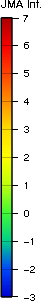
#> input picture PythonScript/jma-scale.png, 55 x 301 px
$ jupyter execute --allow-errors poly-fit.ipynb
#> lines starting #> are read from the running program, lines starting #| are printed output that depends on the picture
# Polynomial fitting for $f: [0, 1] \to \mathcal{C}$

[cell 1]
from PIL import Image, PyAccess # for image reading
import matplotlib.pyplot as plt # to plot graphs
from scipy import optimize # to do fitting

plt.rcParams['text.usetex'] = True # LaTeX in plots
plt.rcParams['mathtext.fontset'] = 'stix'
plt.rcParams['font.family'] = 'STIXGeneral'

## Plot $C = (H, S, V)$

[cell 2]
orig_img_path: str = 'jma-scale.png'
orig_img: Image.Image = Image.open(orig_img_path) # read original image
#> orig_img is the input picture: PIL image 55x301 P; mean R, G, B, A 81.9, 111.1, 69.5, 61.2

orig_img_hsv: Image.Image = orig_img.convert('HSV') # convert to HSV colour format
#> orig_img_hsv: PIL image 55x301 HSV; mean H, S, V 82, 111, 69.5, 255

img_width: int
img_height: int
img_width, img_height = orig_img.size # get size of image
#> img_width = 55; img_height = 301

img_width, img_height
#> Out = (55, 301)

[cell 3]
# read the (H, S, V) in a fixed column

column: int = 5
hsv_list: list[tuple[int, int, int]] = [(orig_img_hsv.getpixel((column, y))) for y in range(img_height)] # type: ignore
#> hsv_list = 301 items, first 6: (0, 0, 0), (0, 0, 0), (0, 0, 0), (0, 0, 0), (0, 0, 0), (0, 0, 0)

hsv_list
#> Out has the same summary as hsv_list

### Plot $f_H, f_S, f_V$ against $r$

[cell 4]
r_list: list[int] = list(range(img_height))
#> r_list = 301 values from 0 to 300

# split up list into separate lists

hsv_h_list: list[int] = [c[0] for c in hsv_list]
#> hsv_h_list = 301 values, max 169 at index 295, min 0 at index 0, mean 59.97
hsv_s_list: list[int] = [c[1] for c in hsv_list]
#> hsv_s_list = 301 values, max 255 at index 18, min 0 at index 0, mean 233.5
hsv_v_list: list[int] = [c[2] for c in hsv_list]
#> hsv_v_list = 301 values, max 255 at index 72, min 0 at index 0, mean 223.8

[cell 5]
# setup options for plotting graphs

marker_size: int = 15
marker_char: str = 'x'
line_width: float = 0.3

fig_size: tuple[int, int] = (10, 5)

h_colour: str = 'turquoise'
s_colour: str = 'gold'
v_colour: str = 'gray'

h_label: str = 'Hue $H$'
s_label: str = 'Saturation $S$'
v_label: str = 'Value $V$'

[cell 6]
def init_plt(xlabel: str, ylabel: str, title: str) -> None:
    plt.figure(figsize = fig_size)
    plt.xlabel(xlabel)
    plt.ylabel(ylabel)
    plt.title(title)
    plt.grid(True)
    plt.tight_layout()

#> (a cell that did not finish here is left out)

[cell 8]
plt.close()

### Plot $f_H, f_S, f_V$ against $h$

[cell 9]
# setup the initial values for h and r

h_0 = 18
h_1 = 296 + 1
r_len = h_1 - h_0

def r_to_h(r: int) -> float:
    return 1 - ((r - h_0) / (r_len - 1))

h_list: list[float] = [r_to_h(r) for r in r_list] # convert list of r to list of h

h_r_list: list[float] = h_list[h_0:h_1] # extract the values of h within range

hsv_h_r_list: list[int] = hsv_h_list[h_0:h_1] # extract the values of (H, S, V) within range
#> hsv_h_r_list = 279 values, max 169 at index 277, min 0 at index 0, mean 60.5
hsv_s_r_list: list[int] = hsv_s_list[h_0:h_1]
#> hsv_s_r_list = 279 values, max 255 at index 0, min 195 at index 196, mean 247.6
hsv_v_r_list: list[int] = hsv_v_list[h_0:h_1]
#> hsv_v_r_list = 279 values, max 255 at index 54, min 41 at index 278, mean 236

h_r_list

#> (a cell that did not finish here is left out)


plt.scatter(h_r_list, hsv_h_r_list, label=h_label, color=h_colour, s=marker_size, marker=marker_char, linewidth=line_width)
plt.scatter(h_r_list, hsv_s_r_list, label=s_label, color=s_colour, s=marker_size, marker=marker_char, linewidth=line_width)
plt.scatter(h_r_list, hsv_v_r_list, label=v_label, color=v_colour, s=marker_size, marker=marker_char, linewidth=line_width)

plt.legend()

plt.savefig('hsv-against-h.png')

[cell 11]
plt.close()

## Regression

### Prepare Lists to do Regression

[cell 12]
# normalise values of h, s, v to our desired values

hsv_h_n_list: list[float] = [hsv_h_r_list[i] / 255 * 360 for i in range(279)]
#> hsv_h_n_list = 279 values, max 238.6 at index 277, min 0 at index 0, mean 85.41
hsv_s_n_list: list[float] = [hsv_s_r_list[i] / 255 * 1 for i in range(279)]
#> hsv_s_n_list = 279 values, max 1 at index 0, min 0.765 at index 196, mean 0.971
hsv_v_n_list: list[float] = [hsv_v_r_list[i] / 255 * 1 for i in range(279)]
#> hsv_v_n_list = 279 values, max 1 at index 54, min 0.161 at index 278, mean 0.926

### Regression on $f_H$

[cell 13]
# define f_H with unkwnown parameters y_1, y_2 which operates on a list

def f_h_params(xl: list[float], y_1: float, y_2: float) -> list[float]:
#> called with xl = array of shape (279,), y_1 = 0, y_2 = 0
    yl: list[float] = [0 for _ in xl]
    for i, x in enumerate(xl):
        if 0 <= x <= 0.1:
            yl[i] =  -150 * x + 237
        elif 0.1 <= x <= 0.6:
            yl[i] = (
                ((222  * (x - 0.3) * (x - 0.4) * (x - 0.6)) / ((0.1 - 0.3) * (0.1 - 0.4) * (0.1 - 0.6))) +
                ((y_1 * (x - 0.1) * (x - 0.4) * (x - 0.6)) / ((0.3 - 0.1) * (0.3 - 0.4) * (0.3 - 0.6))) +
                ((y_2 * (x - 0.1) * (x - 0.3) * (x - 0.6)) / ((0.4 - 0.1) * (0.4 - 0.3) * (0.4 - 0.6))) +
                ((51   * (x - 0.1) * (x - 0.3) * (x - 0.4)) / ((0.6 - 0.1) * (0.6 - 0.3) * (0.6 - 0.4)))
            )
        elif 0.6 <= x <= 0.9:
            yl[i] = -170 * x + 153
        elif 0.9 <= x <= 1:
            yl[i] = 0
        else:
            yl[i] = 0
    return yl

[cell 14]
h_init: list[int] = [0, 0] # initial guess to indicate number of paameters

h_params: list[int]

h_params, _ = optimize.curve_fit(f_h_params, h_r_list, hsv_h_n_list, p0=h_init) # optimised parameters
#> h_params = [114.8, 79.53]

h_params
#> Out = [114.8, 79.53]

[cell 15]
def f_h(x) -> list[float]: # this is a partial function which gives in the fitted parameters
    return f_h_params(x, *h_params)

h_p_list: list[float] = [i / 1000 for i in range(0, 1001, 1)] # list to make sure the plotted graph looks quite smooth
hsv_h_fitted_list: list[float] = f_h(h_p_list) # fitted line
#> hsv_h_fitted_list = 1001 values, max 237 at index 0, min 0 at index 900, mean 85.23

[cell 16]
line_width = 1.25 # make the markers look a bit thicker

#> (a cell that did not finish here is left out)


plt.scatter(h_r_list, hsv_h_n_list, label=h_label, color=h_colour, s=marker_size, marker=marker_char, linewidth=line_width)
plt.plot(h_p_list, hsv_h_fitted_list, label='Fit')

plt.legend()
plt.savefig('h-against-h.png')

[cell 18]
plt.close()

### Regression on $f_S$

[cell 19]
# define f_S

def f_s(xl: list[float]) -> list[float]:
    yl: list[float] = [0 for _ in xl]
#> yl = 1001 values from 0 to 0
    for i, x in enumerate(xl):
        if 0 <= x <= 0.2:
            yl[i] = 1
        elif 0.2 <= x <= 0.29:
            yl[i] = -2.611 * x + 1.522
        elif 0.29 <= x <= 0.4:
            yl[i] = 1.682 * x + 0.277
        elif 0.4 <= x <= 0.5:
            yl[i] = 0.5 * x + 0.75
        elif 0.5 <= x <= 1:
            yl[i] = 1
        else:
            yl[i] = 0
#> this loop made 1001 passes
#> x on passes 1 to 3: 0, 0.001, 0.002
#> after the loop, yl = 1001 values, max 1 at index 0, min 0.765 at index 290, mean 0.971
    return yl

hsv_s_fitted_list: list[float] = f_s(h_p_list) # fitted line
#> hsv_s_fitted_list has the same summary as yl in f_s

#> (a cell that did not finish here is left out)


plt.scatter(h_r_list, hsv_s_n_list, label=s_label, color=s_colour, s=marker_size, marker=marker_char, linewidth=line_width)
plt.plot(h_p_list, hsv_s_fitted_list, label='Fit')

plt.legend()
plt.savefig('s-against-h.png')

### Regression on $f_V$

[cell 21]
# define f_V

def f_v(xl: list[float]) -> list[float]:
    yl: list[float] = [0 for _ in xl]
#> yl = 1001 values from 0 to 0
    for i, x in enumerate(xl):
        if 0 <= x <= 0.1:
            yl[i] = 1.8 * x + 0.8
        elif 0.1 <= x <= 0.172:
            yl[i] = -4.444 * x + 1.424
        elif 0.172 <= x <= 0.2:
            yl[i] = 5.714 * x - 0.323
        elif 0.2 <= x <= 0.3:
            yl[i] = 1.6 * x + 0.5
        elif 0.3 <= x <= 0.4:
            yl[i] = 0.2 * x + 0.92
        elif 0.4 <= x <= 0.8:
            yl[i] = 1
        elif 0.8 <= x <= 0.9:
            yl[i] = -0.3 * x + 1.24
        elif 0.9 <= x <= 1:
            yl[i] = -2.9 * x + 3.58
        else:
            yl[i] = 0
#> after the loop, yl = 1001 values, max 1 at index 400, min 0.66 at index 172, mean 0.939
    return yl

hsv_v_fitted_list: list[float] = f_v(h_p_list) # fitted line
#> hsv_v_fitted_list has the same summary as yl in f_v

#> (a cell that did not finish here is left out)

## Back-Generate the image

[cell 23]
# setup an HSV formatted image and get its pixels

image_generated: Image.Image = Image.new('HSV', (img_width, img_height))
#> image_generated: PIL image 55x301 HSV; every value is 0
generated_pixels: PyAccess.PyAccess = image_generated.load() # type: ignore

# returns a list of tuples of (H, S, V) for a column

def f(yl: list[int]) -> list[tuple[int, int, int]]:
    hl: list[float] = [r_to_h(y) for y in yl]

    hsv_h: list[float] = f_h(hl)
#> hsv_h = 301 values, max 237 at index 296, min 0 at index 0, mean 79.08
    hsv_s: list[float] = f_s(hl)
#> the loop in f_s (call 2), `for i, x in enumerate(xl):` made 301 passes
#> x on passes 1 to 3: 1.06, 1.06, 1.06
#> hsv_s = 301 values, max 1 at index 18, min 0 at index 0, mean 0.9
    hsv_v: list[float] = f_v(hl)
#> the loop in f_v (call 2), `for i, x in enumerate(xl):` made 301 passes
#> hsv_v = 301 values, max 1 at index 74, min 0 at index 0, mean 0.869

    hsv_h_i: list[int] = [int(h / 360 * 255) for h in hsv_h]
#> hsv_h_i = 301 values, max 167 at index 294, min 0 at index 0, mean 55.6
    hsv_s_i: list[int] = [int(s * 255) for s in hsv_s]
#> hsv_s_i = 301 values, max 255 at index 18, min 0 at index 0, mean 229.4
    hsv_v_i: list[int] = [int(v * 255) for v in hsv_v]
#> hsv_v_i = 301 values, max 255 at index 74, min 0 at index 0, mean 221.4

    return [(hsv_h_i[i], hsv_s_i[i], hsv_v_i[i]) for i in yl]

my_pixels: list[list[tuple[int, int, int]]] = [f(list(range(img_height))) for _ in range(img_width)]
#> my_pixels = 55 items

# copy this into the generated_pixels reference

for x in range(img_width):
    for y in range(img_height):
        generated_pixels[x, y] = my_pixels[x][y]

# convert to RGB and output

image_generated_rgb: Image.Image = image_generated.convert('RGB')
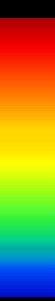
#> image_generated_rgb: PIL image 55x301 RGB; mean R, G, B 149, 135.8, 51.2
image_generated_rgb.save('generated-colour.png')
